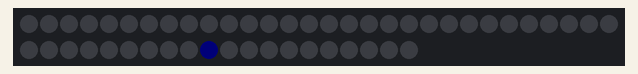
A sketch run on a simulated Arduino Uno, built with avr-gcc and run on an emulated ATmega328P. On the bench: 50 RGB LEDs in strip order, left to right, continuing on the next row. Dim RGB values are drawn brighter than linear; random numbers use the default seed unless the sketch sets one.

Above: at 3.16 s.
At 7.8 s:
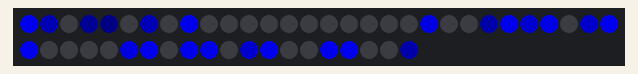
At 12.47 s:
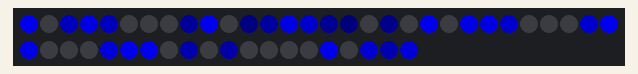
At 21.58 s:
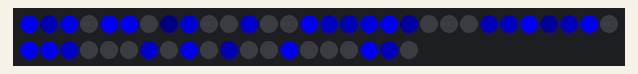
At 30.64 s:
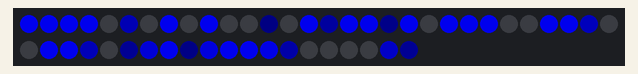
At 39.79 s:
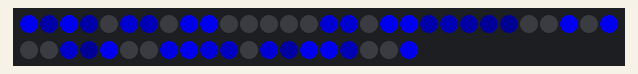

The sketch:

fade_in_and_out.ino
```cpp
#include <FastLED.h>

#define LED_PIN     5
#define COLOR_ORDER RGB
#define CHIPSET     WS2811
#define NUM_LEDS    50
#define BRIGHTNESS  200

#define MAX_ON          100
#define FPS             45
#define CHANCE_ON       30
#define CHANCE_REVERSE  5

CRGB leds[NUM_LEDS];
int num_on = 0;

void setup() {
  delay(3000);
  FastLED.addLeds<CHIPSET, LED_PIN, COLOR_ORDER>(leds, NUM_LEDS).setCorrection(TypicalLEDStrip);
  FastLED.setBrightness(BRIGHTNESS);
  FastLED.show();

  randomSeed(analogRead(4));
}

void loop() {

  if (num_on < MAX_ON && random(100) > 99 - CHANCE_ON) {
    int new_light = random(NUM_LEDS);
    if (leds[new_light].b == 0) {
      leds[new_light].b = 1;
      num_on++;
    }
  }

  for (int i = 0; i < NUM_LEDS; i++) {
    if (leds[i].b > 0) {
      if(leds[i].b % 2 == 1) {
        leds[i].b = qadd8(leds[i].b, 2);
        if (random(1000) > 999 - CHANCE_REVERSE) {
          leds[i].b--;
        }
      } else {
        leds[i].b -= 2;
        if (leds[i].b == 0) {
          num_on--;
        }
      }
    }
  }

  FastLED.show();
  FastLED.delay(1000/FPS);
}
```
